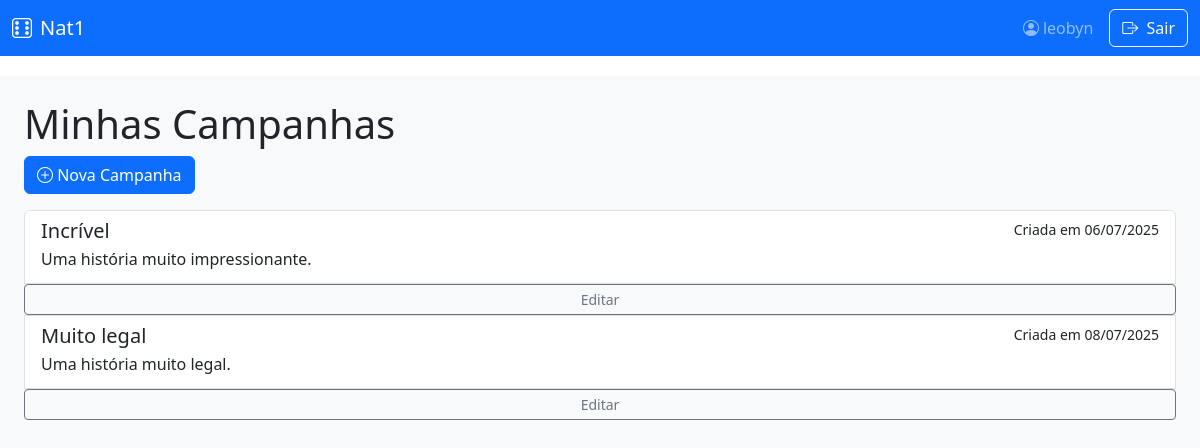
The page /campanhas/ (signed in) on the database as committed earlier.
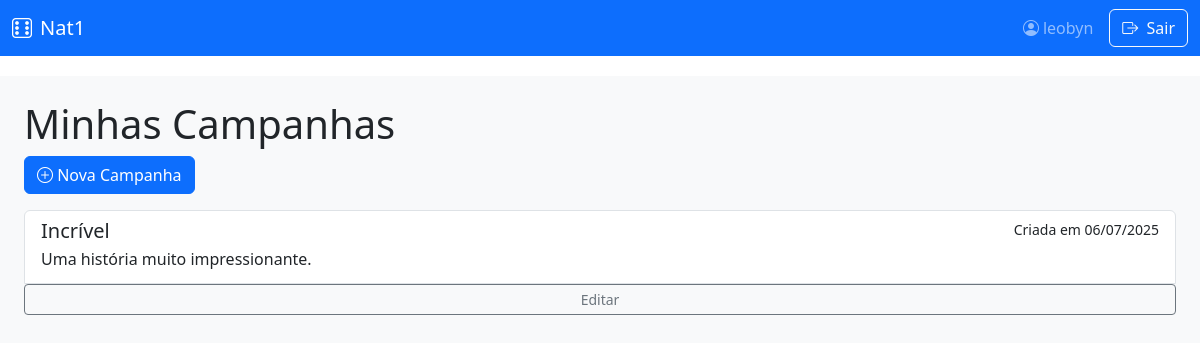
The same page on the database as committed later.
### campanhas/models.py (models this page shows, shortened)
class Campanha(models.Model):
    mestre = models.ForeignKey(User, on_delete=models.CASCADE)
    nome = models.CharField(max_length=100)
    prologo = models.TextField(blank=True)
    data_criacao = models.DateTimeField(auto_now_add=True)

### campanhas/views.py (the view)
# urls.py: path('', views.CampanhaListView.as_view(), name='list'),
class CampanhaListView(LoginRequiredMixin, ListView):
    model = Campanha
    template_name = 'campanhas/campanha_list.html'
    context_object_name = 'campanhas'
    def get_queryset(self):
        return Campanha.objects.filter(mestre=self.request.user)

### campanhas/templates/campanhas/campanha_list.html
{% extends 'base.html' %} {% block content %}
<h1>Minhas Campanhas</h1>
<a href="{% url 'campanhas:create' %}" class="btn btn-primary mb-3">
  <i class="bi bi-plus-circle"></i> Nova Campanha
</a>
{% if campanhas %}
<div class="list-group">
  {% for campanha in campanhas %}
  <a href="{% url 'campanhas:detail' campanha.pk %}" class="list-group-item list-group-item-action">
    <div class="d-flex w-100 justify-content-between">
      <h5 class="mb-1">{{ campanha.nome }}</h5>
      <small>Criada em {{ campanha.data_criacao|date:"d/m/Y" }}</small>
    </div>
      <p class="mb-1">{{ campanha.prologo|truncatechars:100 }}</p>
      <a href="{% url 'campanhas:update' campanha.pk %}" class="btn btn-sm btn-outline-secondary" >
        Editar
      </a>
  </a>
  {% endfor %}
</div>
{% else %}
<div class="alert alert-info">
  Você ainda não criou nenhuma campanha. Comece criando sua primeira campanha!
</div>
{% endif %} {% endblock %}

### templates/base.html (shortened to what this page needs)
<!DOCTYPE html>
{% load static %}
<html lang="pt-br">
<head>
    <link href="https://cdn.jsdelivr.net/npm/bootstrap@5.3.0/dist/css/bootstrap.min.css" rel="stylesheet">
    <link rel="stylesheet" href="https://cdn.jsdelivr.net/npm/bootstrap-icons@1.10.0/font/bootstrap-icons.css">
    <link rel="stylesheet" href="{% static 'css/campanhas.css' %}">
</head>
  <body>
    <nav class="navbar navbar-expand-lg navbar-dark bg-primary fixed-top">
      <div class="container-fluid">
        <a class="navbar-brand" href="{% url 'campanhas:list' %}" style="padding-left: 1vw;">
          <i class="bi bi-dice-6 me-2"></i>Nat1
        </a>
        <div class="collapse navbar-collapse" id="navbarMain">
          <div class="d-flex ms-auto align-items-center" style="padding-right: 1vw;">
            {% if user.is_authenticated %}
              <span class="navbar-text me-3">
                <i class="bi bi-person-circle me-1"></i>{{ user.username }}
              </span>
              <a href="#" onclick="document.getElementById('logout-form').submit(); return false;" class="btn btn-outline-light">
        <i class="bi bi-box-arrow-right me-1"></i> Sair
    </a>
            {% endif %}
          </div>
        </div>
      </div>
    </nav>
    <div class="container-fluid">
      <div class="row flex-nowrap">
        <main class="main-content {% if sidebar_content %}with-sidebar{% endif %} px-md-4 py-4">
          {% block content %}{% endblock %}
        </main>
      </div>
    </div>
</body>
</html>

### static/css/campanhas.css (style rules this page uses)
body { padding-top: 56px; }
.container-fluid { padding-left: 0; padding-right: 0; }
.row.flex-nowrap { margin-left: 0; margin-right: 0; }
.flex-nowrap { flex-wrap: nowrap !important; }
.main-content { margin-top: 20px; margin-left: 250px; padding: 20px; width: calc(100% - 250px); min-height: calc(100vh - 70px); background-color: #f8f9fa; min-width: 0; flex: 1; }
.main-content:not(.with-sidebar) { margin-left: 0; width: 100%; }

### templates/base.html (style rules this page uses)
.main-content { transition: margin-left 0.3s; min-height: calc(100vh - 56px); }

Rows that differ between the two databases and show on the page:
removed Campanha: nome "Muito legal", data_criacao "08/07/2025", prologo "Uma história muito legal."
